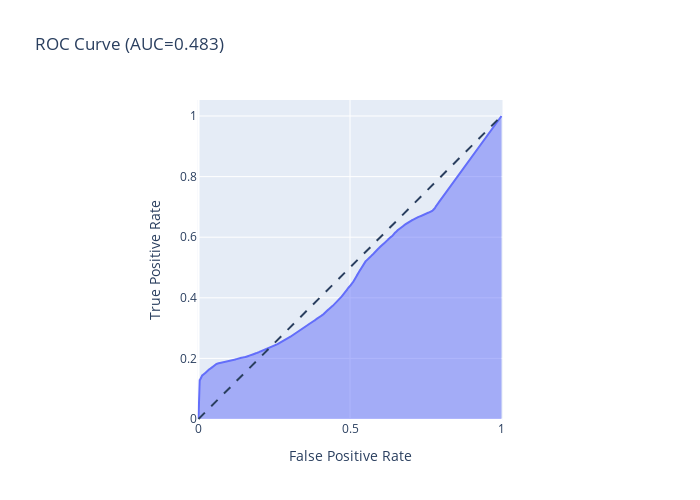

Notebook source saved alongside this figure:
### Code cell
# display with plotly
import plotly.express as px
fig = px.area(
    x=fpr, y=tpr,
    title=f'ROC Curve (AUC={metrics.auc(fpr, tpr):.3f})',
    labels=dict(x='False Positive Rate', y='True Positive Rate'),
    width=700, height=500
)
fig.add_shape(
    type='line', line=dict(dash='dash'),
    x0=0, x1=1, y0=0, y1=1
)

fig.update_yaxes(scaleanchor="x", scaleratio=1)
fig.update_xaxes(constrain='domain')
fig.write_json('/Users/mprasad4/evalreport.html')
fig.show()

### Figure 1 — Plotly figure (JSON) as saved in the notebook; plotly's stock layout.template omitted (floating-point values rounded to 4 significant figures; data arrays with more than 128 entries replaced by an {"elided": "..."} marker saying what was removed)
{"data": [{"fillpattern": {"shape": ""}, "hovertemplate": "False Positive Rate=%{x}<br>True Positive Rate=%{y}<extra></extra>", "legendgroup": "", "line": {"color": "#636efa"}, "marker": {"symbol": "circle"}, "mode": "lines", "name": "", "orientation": "v", "showlegend": false, "stackgroup": "1", "type": "scatter", "x": {"elided": "11784 float values"}, "xaxis": "x", "y": {"elided": "11784 float values"}, "yaxis": "y"}], "layout": {"height": 500, "legend": {"tracegroupgap": 0}, "shapes": [{"line": {"dash": "dash"}, "type": "line", "x0": 0, "x1": 1, "y0": 0, "y1": 1}], "title": {"text": "ROC Curve (AUC=0.483)"}, "width": 700, "xaxis": {"anchor": "y", "constrain": "domain", "domain": [0, 1], "title": {"text": "False Positive Rate"}}, "yaxis": {"anchor": "x", "domain": [0, 1], "scaleanchor": "x", "scaleratio": 1, "title": {"text": "True Positive Rate"}}}}
